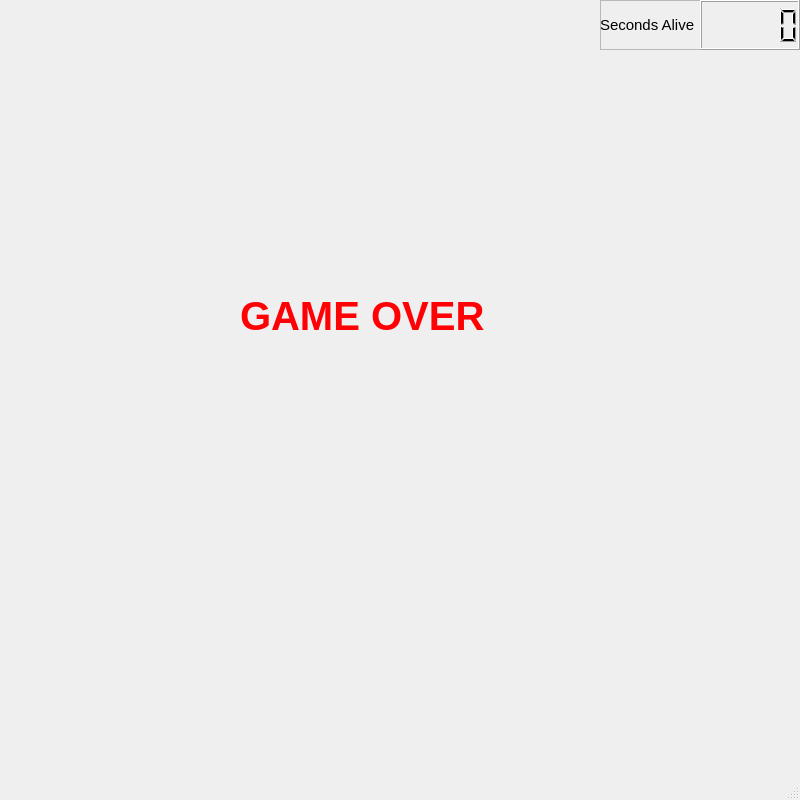
<?xml version="1.0" encoding="UTF-8"?>
<ui version="4.0">
 <class>MainWindow</class>
 <widget class="QMainWindow" name="MainWindow">
  <property name="geometry">
   <rect>
    <x>0</x>
    <y>0</y>
    <width>800</width>
    <height>800</height>
   </rect>
  </property>
  <property name="windowTitle">
   <string>Balls</string>
  </property>
  <widget class="QWidget" name="centralWidget">
   <widget class="QLabel" name="gameOver">
    <property name="geometry">
     <rect>
      <x>240</x>
      <y>300</y>
      <width>251</width>
      <height>31</height>
     </rect>
    </property>
    <property name="palette">
     <palette>
      <active>
       <colorrole role="WindowText">
        <brush brushstyle="SolidPattern">
         <color alpha="255">
          <red>255</red>
          <green>0</green>
          <blue>4</blue>
         </color>
        </brush>
       </colorrole>
       <colorrole role="Button">
        <brush brushstyle="SolidPattern">
         <color alpha="255">
          <red>170</red>
          <green>0</green>
          <blue>0</blue>
         </color>
        </brush>
       </colorrole>
       <colorrole role="Light">
        <brush brushstyle="SolidPattern">
         <color alpha="255">
          <red>255</red>
          <green>0</green>
          <blue>0</blue>
         </color>
        </brush>
       </colorrole>
       <colorrole role="Midlight">
        <brush brushstyle="SolidPattern">
         <color alpha="255">
          <red>212</red>
          <green>0</green>
          <blue>0</blue>
         </color>
        </brush>
       </colorrole>
       <colorrole role="Dark">
        <brush brushstyle="SolidPattern">
         <color alpha="255">
          <red>85</red>
          <green>0</green>
          <blue>0</blue>
         </color>
        </brush>
       </colorrole>
       <colorrole role="Mid">
        <brush brushstyle="SolidPattern">
         <color alpha="255">
          <red>113</red>
          <green>0</green>
          <blue>0</blue>
         </color>
        </brush>
       </colorrole>
       <colorrole role="Text">
        <brush brushstyle="SolidPattern">
         <color alpha="255">
          <red>0</red>
          <green>0</green>
          <blue>0</blue>
         </color>
        </brush>
       </colorrole>
       <colorrole role="BrightText">
        <brush brushstyle="SolidPattern">
         <color alpha="255">
          <red>255</red>
          <green>255</green>
          <blue>255</blue>
         </color>
        </brush>
       </colorrole>
       <colorrole role="ButtonText">
        <brush brushstyle="SolidPattern">
         <color alpha="255">
          <red>0</red>
          <green>0</green>
          <blue>0</blue>
         </color>
        </brush>
       </colorrole>
       <colorrole role="Base">
        <brush brushstyle="SolidPattern">
         <color alpha="255">
          <red>255</red>
          <green>255</green>
          <blue>255</blue>
         </color>
        </brush>
       </colorrole>
       <colorrole role="Window">
        <brush brushstyle="SolidPattern">
         <color alpha="255">
          <red>170</red>
          <green>0</green>
          <blue>0</blue>
         </color>
        </brush>
       </colorrole>
       <colorrole role="Shadow">
        <brush brushstyle="SolidPattern">
         <color alpha="255">
          <red>0</red>
          <green>0</green>
          <blue>0</blue>
         </color>
        </brush>
       </colorrole>
       <colorrole role="AlternateBase">
        <brush brushstyle="SolidPattern">
         <color alpha="255">
          <red>212</red>
          <green>127</green>
          <blue>127</blue>
         </color>
        </brush>
       </colorrole>
       <colorrole role="ToolTipBase">
        <brush brushstyle="SolidPattern">
         <color alpha="255">
          <red>255</red>
          <green>255</green>
          <blue>220</blue>
         </color>
        </brush>
       </colorrole>
       <colorrole role="ToolTipText">
        <brush brushstyle="SolidPattern">
         <color alpha="255">
          <red>0</red>
          <green>0</green>
          <blue>0</blue>
         </color>
        </brush>
       </colorrole>
      </active>
      <inactive>
       <colorrole role="WindowText">
        <brush brushstyle="SolidPattern">
         <color alpha="255">
          <red>255</red>
          <green>0</green>
          <blue>4</blue>
         </color>
        </brush>
       </colorrole>
       <colorrole role="Button">
        <brush brushstyle="SolidPattern">
         <color alpha="255">
          <red>170</red>
          <green>0</green>
          <blue>0</blue>
         </color>
        </brush>
       </colorrole>
       <colorrole role="Light">
        <brush brushstyle="SolidPattern">
         <color alpha="255">
          <red>255</red>
          <green>0</green>
          <blue>0</blue>
         </color>
        </brush>
       </colorrole>
       <colorrole role="Midlight">
        <brush brushstyle="SolidPattern">
         <color alpha="255">
          <red>212</red>
          <green>0</green>
          <blue>0</blue>
         </color>
        </brush>
       </colorrole>
       <colorrole role="Dark">
        <brush brushstyle="SolidPattern">
         <color alpha="255">
          <red>85</red>
          <green>0</green>
          <blue>0</blue>
         </color>
        </brush>
       </colorrole>
       <colorrole role="Mid">
        <brush brushstyle="SolidPattern">
         <color alpha="255">
          <red>113</red>
          <green>0</green>
          <blue>0</blue>
         </color>
        </brush>
       </colorrole>
       <colorrole role="Text">
        <brush brushstyle="SolidPattern">
         <color alpha="255">
          <red>0</red>
          <green>0</green>
          <blue>0</blue>
         </color>
        </brush>
       </colorrole>
       <colorrole role="BrightText">
        <brush brushstyle="SolidPattern">
         <color alpha="255">
          <red>255</red>
          <green>255</green>
          <blue>255</blue>
         </color>
        </brush>
       </colorrole>
       <colorrole role="ButtonText">
        <brush brushstyle="SolidPattern">
         <color alpha="255">
          <red>0</red>
          <green>0</green>
          <blue>0</blue>
         </color>
        </brush>
       </colorrole>
       <colorrole role="Base">
        <brush brushstyle="SolidPattern">
         <color alpha="255">
          <red>255</red>
          <green>255</green>
          <blue>255</blue>
         </color>
        </brush>
       </colorrole>
       <colorrole role="Window">
        <brush brushstyle="SolidPattern">
         <color alpha="255">
          <red>170</red>
          <green>0</green>
          <blue>0</blue>
         </color>
        </brush>
       </colorrole>
       <colorrole role="Shadow">
        <brush brushstyle="SolidPattern">
         <color alpha="255">
          <red>0</red>
          <green>0</green>
          <blue>0</blue>
         </color>
        </brush>
       </colorrole>
       <colorrole role="AlternateBase">
        <brush brushstyle="SolidPattern">
         <color alpha="255">
          <red>212</red>
          <green>127</green>
          <blue>127</blue>
         </color>
        </brush>
       </colorrole>
       <colorrole role="ToolTipBase">
        <brush brushstyle="SolidPattern">
         <color alpha="255">
          <red>255</red>
          <green>255</green>
          <blue>220</blue>
         </color>
        </brush>
       </colorrole>
       <colorrole role="ToolTipText">
        <brush brushstyle="SolidPattern">
         <color alpha="255">
          <red>0</red>
          <green>0</green>
          <blue>0</blue>
         </color>
        </brush>
       </colorrole>
      </inactive>
      <disabled>
       <colorrole role="WindowText">
        <brush brushstyle="SolidPattern">
         <color alpha="255">
          <red>85</red>
          <green>0</green>
          <blue>0</blue>
         </color>
        </brush>
       </colorrole>
       <colorrole role="Button">
        <brush brushstyle="SolidPattern">
         <color alpha="255">
          <red>170</red>
          <green>0</green>
          <blue>0</blue>
         </color>
        </brush>
       </colorrole>
       <colorrole role="Light">
        <brush brushstyle="SolidPattern">
         <color alpha="255">
          <red>255</red>
          <green>0</green>
          <blue>0</blue>
         </color>
        </brush>
       </colorrole>
       <colorrole role="Midlight">
        <brush brushstyle="SolidPattern">
         <color alpha="255">
          <red>212</red>
          <green>0</green>
          <blue>0</blue>
         </color>
        </brush>
       </colorrole>
       <colorrole role="Dark">
        <brush brushstyle="SolidPattern">
         <color alpha="255">
          <red>85</red>
          <green>0</green>
          <blue>0</blue>
         </color>
        </brush>
       </colorrole>
       <colorrole role="Mid">
        <brush brushstyle="SolidPattern">
         <color alpha="255">
          <red>113</red>
          <green>0</green>
          <blue>0</blue>
         </color>
        </brush>
       </colorrole>
       <colorrole role="Text">
        <brush brushstyle="SolidPattern">
         <color alpha="255">
          <red>85</red>
          <green>0</green>
          <blue>0</blue>
         </color>
        </brush>
       </colorrole>
       <colorrole role="BrightText">
        <brush brushstyle="SolidPattern">
         <color alpha="255">
          <red>255</red>
          <green>255</green>
          <blue>255</blue>
         </color>
        </brush>
       </colorrole>
       <colorrole role="ButtonText">
        <brush brushstyle="SolidPattern">
         <color alpha="255">
          <red>85</red>
          <green>0</green>
          <blue>0</blue>
         </color>
        </brush>
       </colorrole>
       <colorrole role="Base">
        <brush brushstyle="SolidPattern">
         <color alpha="255">
          <red>170</red>
          <green>0</green>
          <blue>0</blue>
         </color>
        </brush>
       </colorrole>
       <colorrole role="Window">
        <brush brushstyle="SolidPattern">
         <color alpha="255">
          <red>170</red>
          <green>0</green>
          <blue>0</blue>
         </color>
        </brush>
       </colorrole>
       <colorrole role="Shadow">
        <brush brushstyle="SolidPattern">
         <color alpha="255">
          <red>0</red>
          <green>0</green>
          <blue>0</blue>
         </color>
        </brush>
       </colorrole>
       <colorrole role="AlternateBase">
        <brush brushstyle="SolidPattern">
         <color alpha="255">
          <red>170</red>
          <green>0</green>
          <blue>0</blue>
         </color>
        </brush>
       </colorrole>
       <colorrole role="ToolTipBase">
        <brush brushstyle="SolidPattern">
         <color alpha="255">
          <red>255</red>
          <green>255</green>
          <blue>220</blue>
         </color>
        </brush>
       </colorrole>
       <colorrole role="ToolTipText">
        <brush brushstyle="SolidPattern">
         <color alpha="255">
          <red>0</red>
          <green>0</green>
          <blue>0</blue>
         </color>
        </brush>
       </colorrole>
      </disabled>
     </palette>
    </property>
    <property name="font">
     <font>
      <pointsize>30</pointsize>
      <weight>75</weight>
      <bold>true</bold>
     </font>
    </property>
    <property name="text">
     <string>GAME OVER</string>
    </property>
   </widget>
   <widget class="QFrame" name="timeAlive">
    <property name="geometry">
     <rect>
      <x>600</x>
      <y>0</y>
      <width>200</width>
      <height>50</height>
     </rect>
    </property>
    <property name="frameShape">
     <enum>QFrame::StyledPanel</enum>
    </property>
    <property name="frameShadow">
     <enum>QFrame::Raised</enum>
    </property>
    <widget class="QLCDNumber" name="timeAliveTimer">
     <property name="geometry">
      <rect>
       <x>100</x>
       <y>0</y>
       <width>100</width>
       <height>50</height>
      </rect>
     </property>
    </widget>
    <widget class="QLabel" name="timeAliveLabel">
     <property name="geometry">
      <rect>
       <x>0</x>
       <y>0</y>
       <width>100</width>
       <height>50</height>
      </rect>
     </property>
     <property name="font">
      <font>
       <pointsize>11</pointsize>
      </font>
     </property>
     <property name="text">
      <string>Seconds Alive</string>
     </property>
    </widget>
   </widget>
  </widget>
  <widget class="QMenuBar" name="menuBar">
   <property name="geometry">
    <rect>
     <x>0</x>
     <y>0</y>
     <width>800</width>
     <height>19</height>
    </rect>
   </property>
  </widget>
  <widget class="QStatusBar" name="statusBar"/>
 </widget>
 <layoutdefault spacing="6" margin="11"/>
 <resources/>
 <connections/>
</ui>
